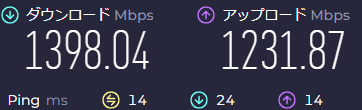
#> input picture images/1.png, 362 x 110 px; its folder holds 4 pictures in this run
$ python main.py
#> lines starting #> are read from the running program, lines starting #| are printed output that depends on the picture
from PIL import Image
import os

folder_path = 'images'
image_files = sorted([f for f in os.listdir(folder_path) if f.endswith('.png')], key=lambda x: int(os.path.splitext(x)[0]))

images = [Image.open(os.path.join(folder_path, file)) for file in image_files]
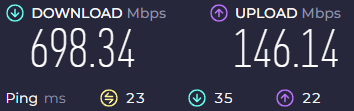
#> input picture images/2.png, 354 x 111 px
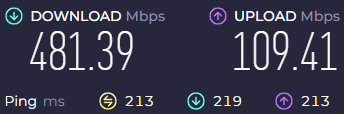
#> input picture images/3.png, 344 x 114 px
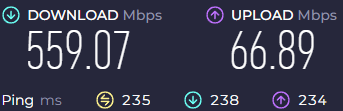
#> input picture images/4.png, 343 x 111 px

widths, heights = zip(*(img.size for img in images))
#> widths = (362, 354, 344, 343); heights = (110, 111, 114, 111)

total_height = sum(heights)
#> total_height = 446

new_image = Image.new('RGB', (max(widths), total_height))
#> new_image: PIL image 362x446 RGB; every value is 0

y_offset = 0
for img in images:
    new_image.paste(img, (0, y_offset))
    y_offset += img.height
#> this loop made 4 passes
#> y_offset on passes 1 to 4: 110, 221, 335, 446
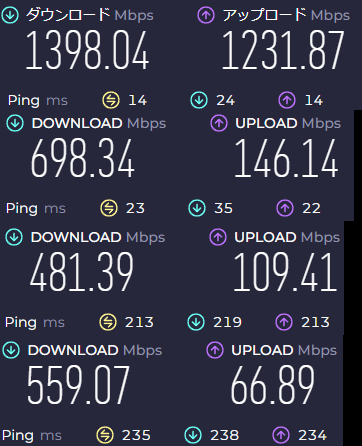
#> new_image: PIL image 362x446 RGB; mean R, G, B 53.1, 54.3, 72.6
#> after the loop, y_offset = 446

new_image.save('output_image.png')
